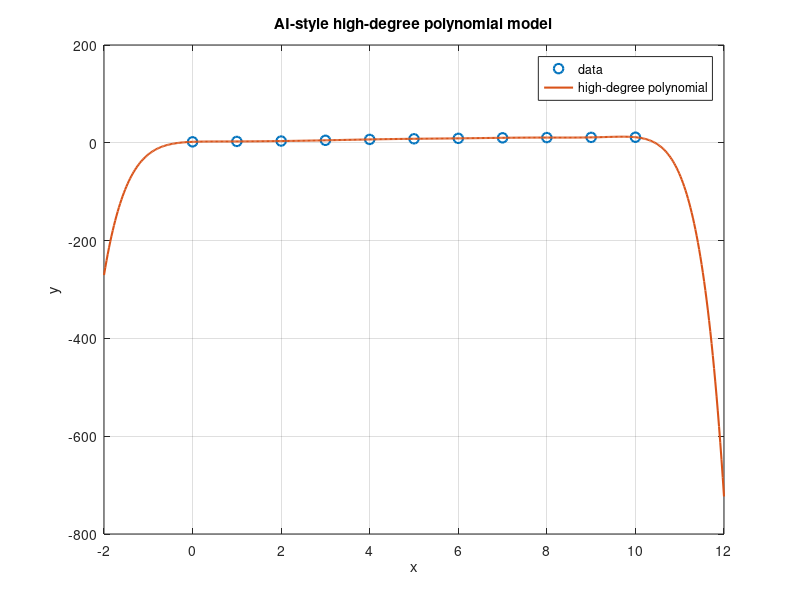

MATLAB code to generate this figure:
% MATH 346 - Week 3
% AI overfitting critique starter
%
% This script intentionally imitates plausible but weak generated code.
% Your job is to review the modeling claim before trusting it.

clear; clc; close all;

x = [0 1 2 3 4 5 6 7 8 9 10];
y = [2.0 2.8 3.6 5.1 6.9 8.2 9.1 10.2 10.7 11.1 11.4];

degree = length(x) - 1;
p = polyfit(x, y, degree);

x_plot = linspace(min(x) - 2, max(x) + 2, 500);
y_plot = polyval(p, x_plot);

figure;
plot(x, y, "o", "MarkerSize", 7, "LineWidth", 1.5);
hold on;
plot(x_plot, y_plot, "LineWidth", 1.5);
hold off;
grid on;
xlabel("x");
ylabel("y");
title("AI-style high-degree polynomial model");
legend("data", "high-degree polynomial", "Location", "best");

x_future = 12;
y_future = polyval(p, x_future);

fprintf("Generated-code claim:\n");
fprintf("The best polynomial predicts y = %.3f when x = %.1f.\n", ...
    y_future, x_future);

% Review questions:
% 1. Is this interpolation, curve fitting, or extrapolation?
% 2. What degree did the code choose, and why?
% 3. Does the plot justify the word "best"?
% 4. Add residuals and compare this model with degree 2.
% 5. Were any observations kept out of fitting to provide a new-data check?
